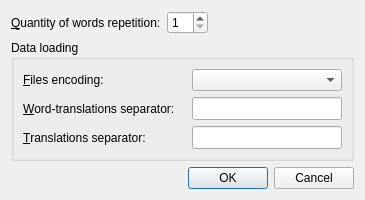
<?xml version="1.0" encoding="UTF-8"?>
<ui version="4.0">
 <class>SettingsDialog</class>
 <widget class="QDialog" name="SettingsDialog">
  <property name="geometry">
   <rect>
    <x>0</x>
    <y>0</y>
    <width>405</width>
    <height>211</height>
   </rect>
  </property>
  <property name="sizePolicy">
   <sizepolicy hsizetype="Preferred" vsizetype="Preferred">
    <horstretch>0</horstretch>
    <verstretch>0</verstretch>
   </sizepolicy>
  </property>
  <property name="windowTitle">
   <string>Settings</string>
  </property>
  <property name="locale">
   <locale language="Russian" country="Ukraine"/>
  </property>
  <property name="modal">
   <bool>true</bool>
  </property>
  <layout class="QGridLayout" name="gridLayout_2">
   <property name="sizeConstraint">
    <enum>QLayout::SetFixedSize</enum>
   </property>
   <item row="0" column="0">
    <widget class="QLabel" name="label">
     <property name="text">
      <string>&amp;Quantity of words repetition:</string>
     </property>
     <property name="buddy">
      <cstring>m_sbRepetitions</cstring>
     </property>
    </widget>
   </item>
   <item row="0" column="1" colspan="2">
    <widget class="QSpinBox" name="m_sbRepetitions">
     <property name="sizePolicy">
      <sizepolicy hsizetype="Fixed" vsizetype="Fixed">
       <horstretch>0</horstretch>
       <verstretch>0</verstretch>
      </sizepolicy>
     </property>
     <property name="minimumSize">
      <size>
       <width>40</width>
       <height>0</height>
      </size>
     </property>
     <property name="toolTip">
      <string>&lt;html&gt;&lt;head/&gt;&lt;body&gt;&lt;p&gt;The repetition quantity of every word. After change this value click &lt;span style=&quot; font-weight:600;&quot;&gt;Restart&lt;/span&gt; on the main window for applying this change.&lt;/p&gt;&lt;/body&gt;&lt;/html&gt;</string>
     </property>
     <property name="minimum">
      <number>1</number>
     </property>
     <property name="maximum">
      <number>20</number>
     </property>
    </widget>
   </item>
   <item row="1" column="0" colspan="3">
    <widget class="QGroupBox" name="groupBox">
     <property name="title">
      <string>Data loading</string>
     </property>
     <layout class="QGridLayout" name="gridLayout">
      <item row="0" column="0">
       <widget class="QLabel" name="label_2">
        <property name="text">
         <string>&amp;Files encoding:</string>
        </property>
        <property name="buddy">
         <cstring>m_cbFilesCodec</cstring>
        </property>
       </widget>
      </item>
      <item row="0" column="1">
       <widget class="QComboBox" name="m_cbFilesCodec">
        <property name="sizePolicy">
         <sizepolicy hsizetype="Fixed" vsizetype="Fixed">
          <horstretch>0</horstretch>
          <verstretch>0</verstretch>
         </sizepolicy>
        </property>
        <property name="minimumSize">
         <size>
          <width>150</width>
          <height>0</height>
         </size>
        </property>
        <property name="maximumSize">
         <size>
          <width>150</width>
          <height>16777215</height>
         </size>
        </property>
        <property name="toolTip">
         <string>&lt;html&gt;&lt;head/&gt;&lt;body&gt;&lt;p&gt;Encoding of a loading files.&lt;/p&gt;&lt;/body&gt;&lt;/html&gt;</string>
        </property>
       </widget>
      </item>
      <item row="1" column="0">
       <widget class="QLabel" name="label_3">
        <property name="text">
         <string>&amp;Word-translations separator:</string>
        </property>
        <property name="buddy">
         <cstring>m_leSepWT</cstring>
        </property>
       </widget>
      </item>
      <item row="1" column="1">
       <widget class="QLineEdit" name="m_leSepWT">
        <property name="sizePolicy">
         <sizepolicy hsizetype="Fixed" vsizetype="Fixed">
          <horstretch>0</horstretch>
          <verstretch>0</verstretch>
         </sizepolicy>
        </property>
        <property name="minimumSize">
         <size>
          <width>150</width>
          <height>0</height>
         </size>
        </property>
        <property name="maximumSize">
         <size>
          <width>150</width>
          <height>16777215</height>
         </size>
        </property>
        <property name="font">
         <font>
          <pointsize>10</pointsize>
         </font>
        </property>
        <property name="toolTip">
         <string>&lt;html&gt;&lt;head/&gt;&lt;body&gt;&lt;p&gt;The symbol that used for separating every &lt;span style=&quot; font-weight:600;&quot;&gt;word&lt;/span&gt; and its &lt;span style=&quot; font-weight:600;&quot;&gt;translations&lt;/span&gt; in the loading file.&lt;/p&gt;&lt;/body&gt;&lt;/html&gt;</string>
        </property>
       </widget>
      </item>
      <item row="2" column="0">
       <widget class="QLabel" name="label_4">
        <property name="text">
         <string>&amp;Translations separator:</string>
        </property>
        <property name="buddy">
         <cstring>m_leSepTT</cstring>
        </property>
       </widget>
      </item>
      <item row="2" column="1">
       <widget class="QLineEdit" name="m_leSepTT">
        <property name="sizePolicy">
         <sizepolicy hsizetype="Fixed" vsizetype="Fixed">
          <horstretch>0</horstretch>
          <verstretch>0</verstretch>
         </sizepolicy>
        </property>
        <property name="minimumSize">
         <size>
          <width>150</width>
          <height>0</height>
         </size>
        </property>
        <property name="maximumSize">
         <size>
          <width>150</width>
          <height>16777215</height>
         </size>
        </property>
        <property name="font">
         <font>
          <pointsize>10</pointsize>
         </font>
        </property>
        <property name="toolTip">
         <string>&lt;html&gt;&lt;head/&gt;&lt;body&gt;&lt;p&gt;The symbol that used for separating &lt;span style=&quot; font-weight:600;&quot;&gt;translations&lt;/span&gt; of every word in the loading file.&lt;/p&gt;&lt;/body&gt;&lt;/html&gt;</string>
        </property>
       </widget>
      </item>
     </layout>
    </widget>
   </item>
   <item row="2" column="0" colspan="2">
    <spacer name="horizontalSpacer">
     <property name="orientation">
      <enum>Qt::Horizontal</enum>
     </property>
     <property name="sizeHint" stdset="0">
      <size>
       <width>167</width>
       <height>20</height>
      </size>
     </property>
    </spacer>
   </item>
   <item row="2" column="2">
    <widget class="QDialogButtonBox" name="buttonBox">
     <property name="standardButtons">
      <set>QDialogButtonBox::Cancel|QDialogButtonBox::Ok</set>
     </property>
    </widget>
   </item>
  </layout>
 </widget>
 <resources/>
 <connections>
  <connection>
   <sender>buttonBox</sender>
   <signal>accepted()</signal>
   <receiver>SettingsDialog</receiver>
   <slot>accept()</slot>
   <hints>
    <hint type="sourcelabel">
     <x>340</x>
     <y>158</y>
    </hint>
    <hint type="destinationlabel">
     <x>157</x>
     <y>189</y>
    </hint>
   </hints>
  </connection>
  <connection>
   <sender>buttonBox</sender>
   <signal>rejected()</signal>
   <receiver>SettingsDialog</receiver>
   <slot>reject()</slot>
   <hints>
    <hint type="sourcelabel">
     <x>340</x>
     <y>158</y>
    </hint>
    <hint type="destinationlabel">
     <x>286</x>
     <y>189</y>
    </hint>
   </hints>
  </connection>
 </connections>
</ui>
